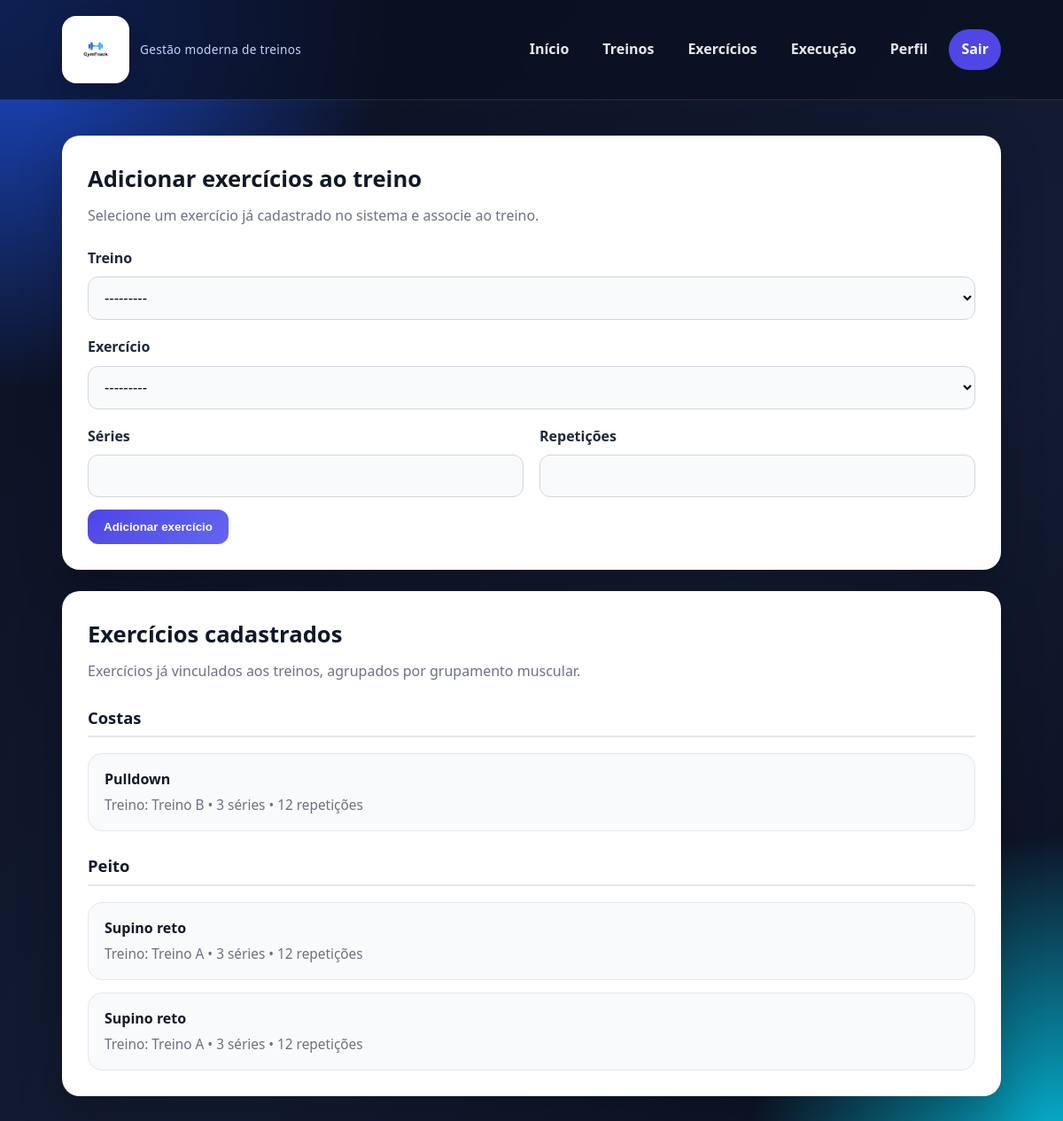
Page /exercicios/ (signed in) on the earlier database version.
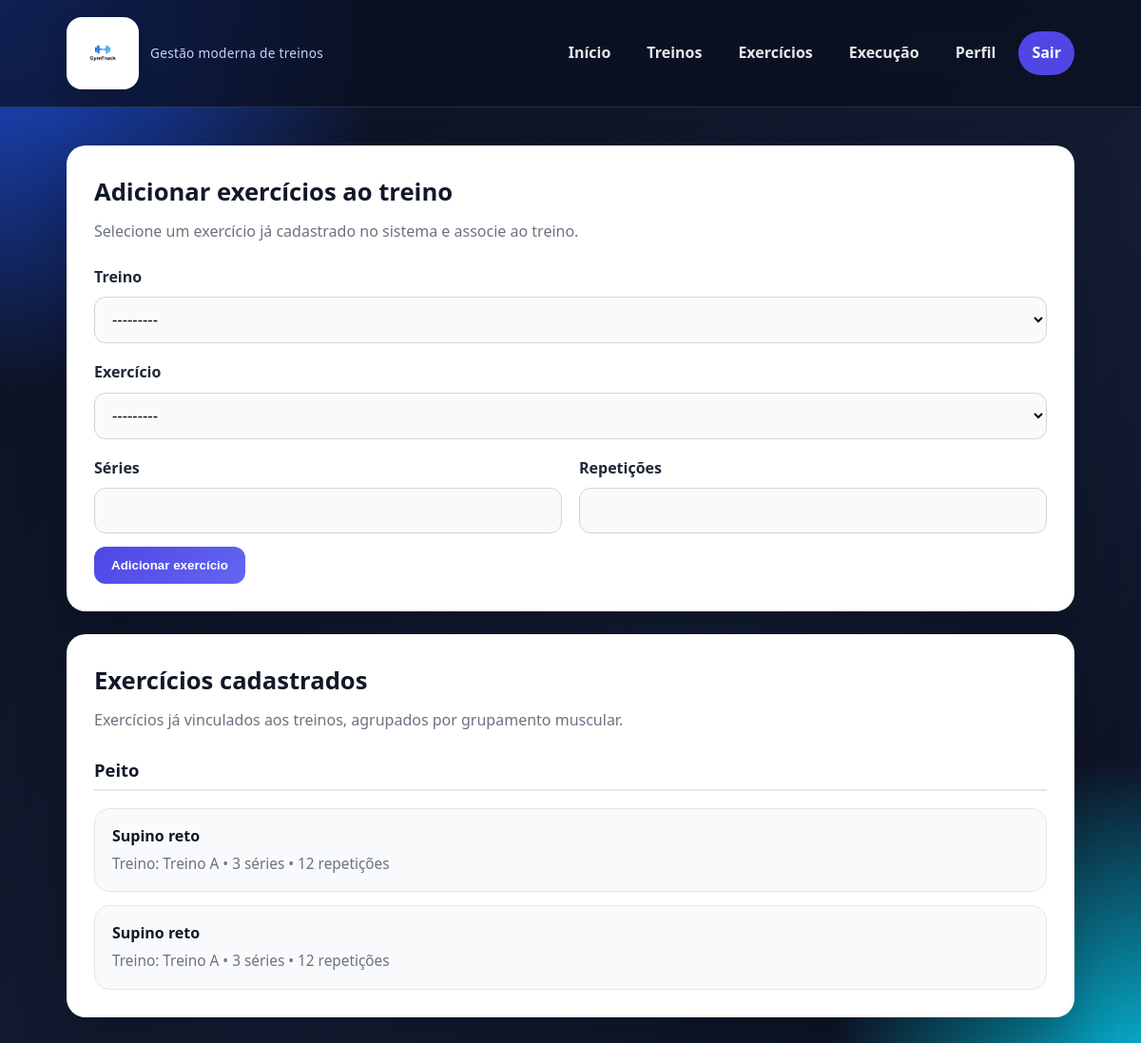
Same page on the later database version.
### core/models.py (models this page shows, shortened)
class Exercicio(models.Model):
    treino = models.ForeignKey(Treino, on_delete=models.CASCADE, related_name='exercicios')
    exercicio_base = models.ForeignKey(
        ExercicioBase,
        on_delete=models.CASCADE,
        related_name='exercicios_do_sistema',
        null=True,
        blank=True
    )
    nome = models.CharField(max_length=100, blank=True, null=True)
    series = models.PositiveIntegerField()
    repeticoes = models.PositiveIntegerField()

class ExercicioBase(models.Model):
    nome = models.CharField(max_length=100, unique=True)
    grupo_muscular = models.CharField(max_length=50)
    def __str__(self):
        return f"{self.nome} ({self.grupo_muscular})"

class Treino(models.Model):
    usuario = models.ForeignKey(User, on_delete=models.CASCADE)
    nome = models.CharField(max_length=100)
    def __str__(self):
        return self.nome

### core/views.py (the view)
# urls.py: path('exercicios/', views.exercicios_view, name='exercicios'),
@login_required
def exercicios_view(request):
    if request.method == 'POST':
        form = ExercicioForm(request.POST)
        form.fields['treino'].queryset = Treino.objects.filter(usuario=request.user).order_by('-id')
        if form.is_valid():
            exercicio = form.save(commit=False)
            if exercicio.treino.usuario != request.user:
                messages.error(request, 'Você não tem permissão para adicionar exercícios a este treino.')
                return redirect('exercicios')
            exercicio.save()
            messages.success(request, 'Exercício adicionado com sucesso!')
            return redirect('exercicios')
        else:
            for errors in form.errors.values():
                for error in errors:
                    messages.error(request, error)
    else:
        form = ExercicioForm()
        form.fields['treino'].queryset = Treino.objects.filter(usuario=request.user).order_by('-id')
    exercicios = Exercicio.objects.select_related(
        'treino',
        'exercicio_base'
    ).filter(
        treino__usuario=request.user
    ).order_by('exercicio_base__grupo_muscular', 'exercicio_base__nome')
    exercicios_agrupados = {}
    for exercicio in exercicios:
        grupo = exercicio.exercicio_base.grupo_muscular if exercicio.exercicio_base else 'Outros'
        if grupo not in exercicios_agrupados:
            exercicios_agrupados[grupo] = []
        exercicios_agrupados[grupo].append(exercicio)
    return render(request, 'core/exercicios.html', {
        'form': form,
        'exercicios_agrupados': exercicios_agrupados
    })

### core/forms.py (shortened to what this page needs)
class ExercicioForm(forms.ModelForm):
    class Meta:
        model = Exercicio
        fields = ['treino', 'exercicio_base', 'series', 'repeticoes']
        labels = {
            'treino': 'Treino',
            'exercicio_base': 'Exercício',
            'series': 'Séries',
            'repeticoes': 'Repetições',
        }

### core/templates/core/exercicios.html (shortened to what this page needs)
{% extends 'core/base.html' %}
{% block content %}
<section class="page-grid">
    <div class="content-card">
        <h2 class="section-title">Adicionar exercícios ao treino</h2>
        <p class="section-subtitle">Selecione um exercício já cadastrado no sistema e associe ao treino.</p>
        <form method="post">
            <div class="form-grid">
                <div class="form-group full">
                    <label for="{{ form.treino.id_for_label }}">Treino</label>
                    {{ form.treino }}
                </div>
                <div class="form-group full">
                    <label for="{{ form.exercicio_base.id_for_label }}">Exercício</label>
                    {{ form.exercicio_base }}
                </div>
                <div class="form-group">
                    <label for="{{ form.series.id_for_label }}">Séries</label>
                    {{ form.series }}
                </div>
                <div class="form-group">
                    <label for="{{ form.repeticoes.id_for_label }}">Repetições</label>
                    {{ form.repeticoes }}
                </div>
            </div>
            <div class="form-actions">
                <button type="submit" class="btn btn-primary">Adicionar exercício</button>
            </div>
        </form>
    </div>
    <div class="list-card">
        <h3 class="section-title">Exercícios cadastrados</h3>
        <p class="section-subtitle">Exercícios já vinculados aos treinos, agrupados por grupamento muscular.</p>
        {% if exercicios_agrupados %}
            {% for grupo, lista_exercicios in exercicios_agrupados.items %}
                <div class="muscle-group-block">
                    <h4 class="muscle-group-title">{{ grupo }}</h4>
                    <ul class="items-list">
                        {% for exercicio in lista_exercicios %}
                            <li class="item">
                                <div>
                                    <strong>
                                        {% if exercicio.exercicio_base %}
                                            {{ exercicio.exercicio_base.nome }}
                                        {% else %}
                                            {{ exercicio.nome }}
                                        {% endif %}
                                    </strong>
                                    <span>
                                        Treino: {{ exercicio.treino.nome }} •
                                        {{ exercicio.series }} séries •
                                        {{ exercicio.repeticoes }} repetições
                                    </span>
                                </div>
                            </li>
                        {% endfor %}
                    </ul>
                </div>
            {% endfor %}
        {% else %}
            <div class="empty-state">Nenhum exercício cadastrado até o momento.</div>
        {% endif %}
    </div>
</section>
{% endblock %}

Differences in the rows shown:
removed Exercicio: grupo_muscular "Costas", exercicio_base.nome "Pulldown", treino.nome "Treino B", series "3", repeticoes "12"
